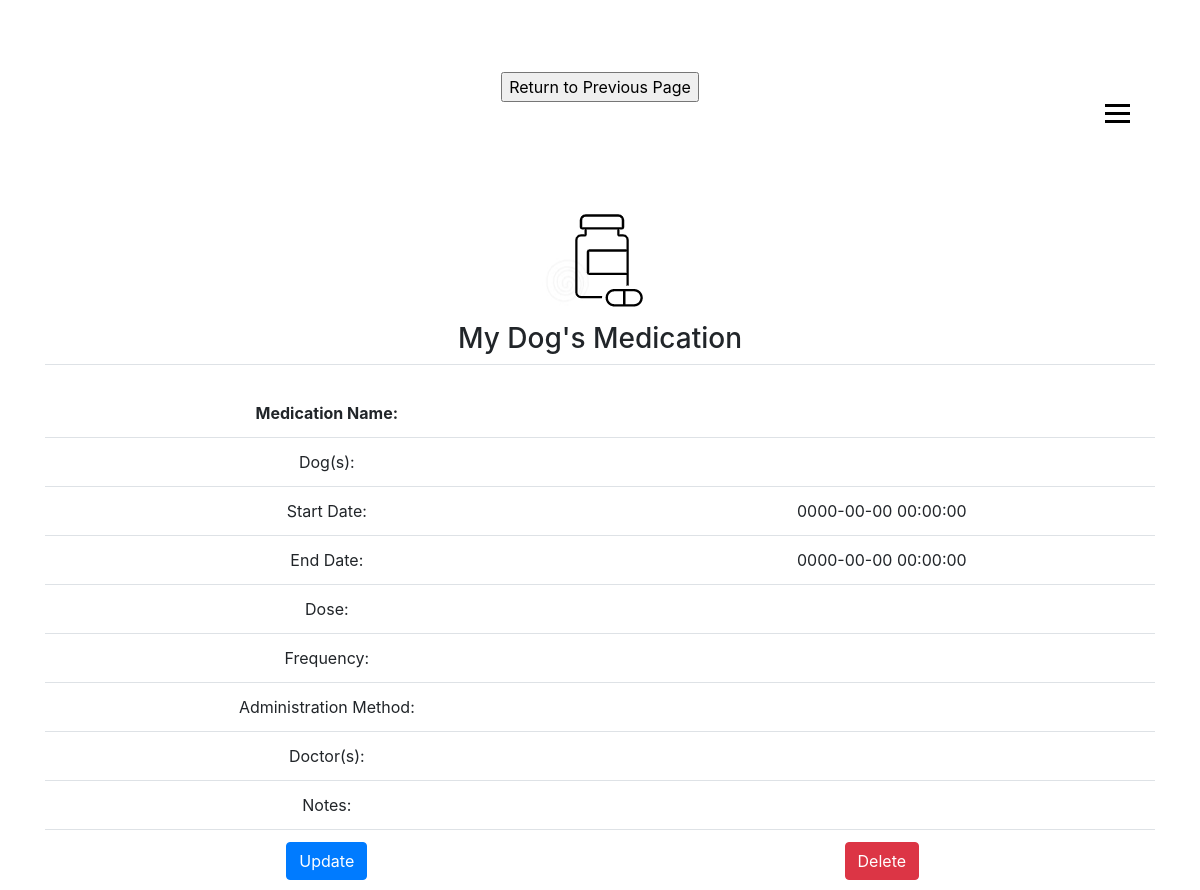
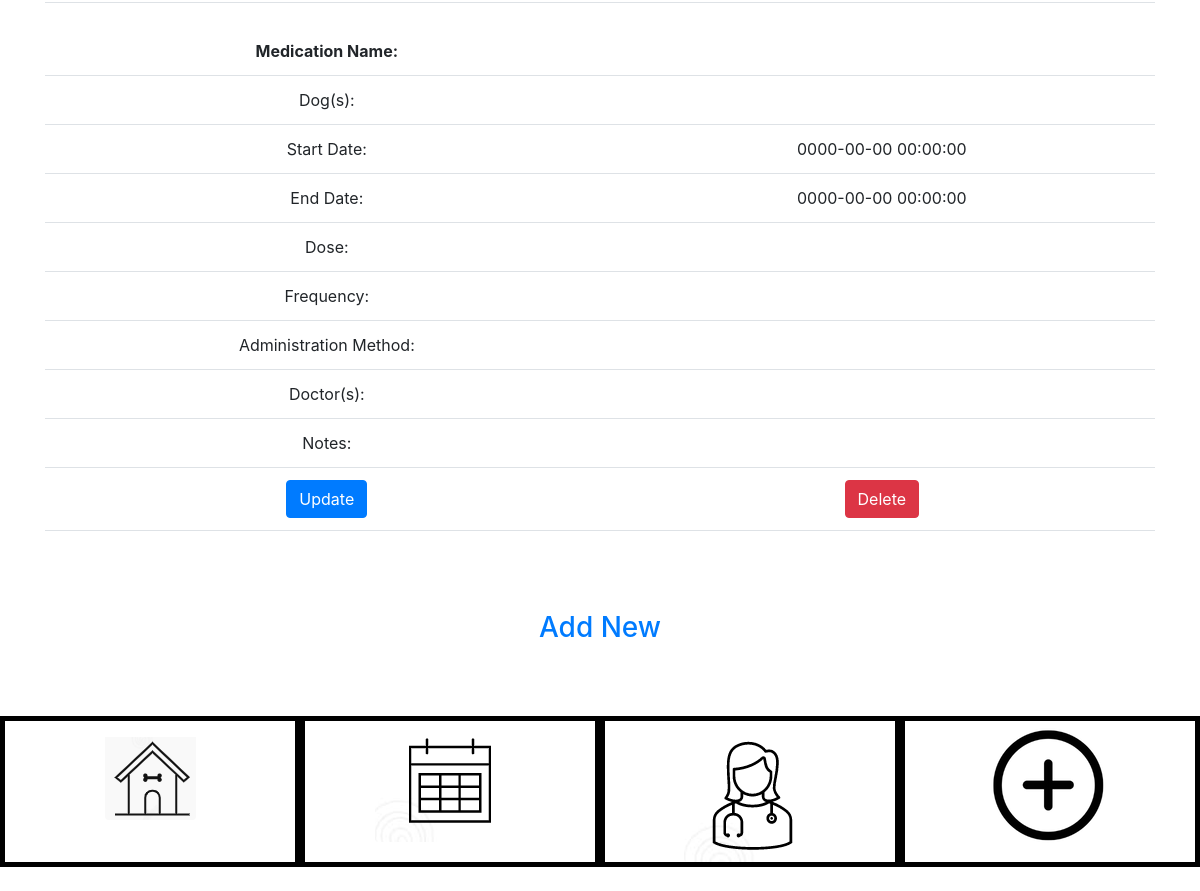
Page /medication-create.php on the earlier database version (2 pictures, top to bottom).
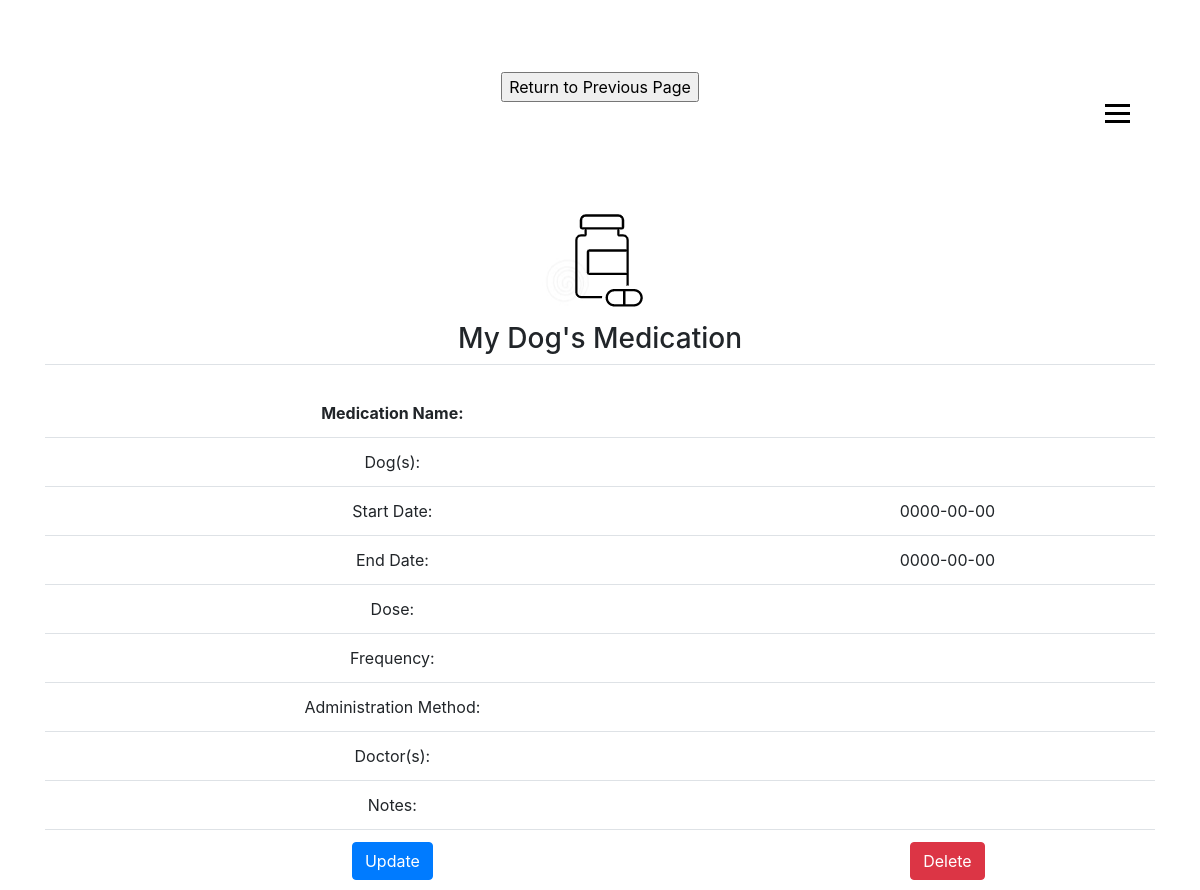
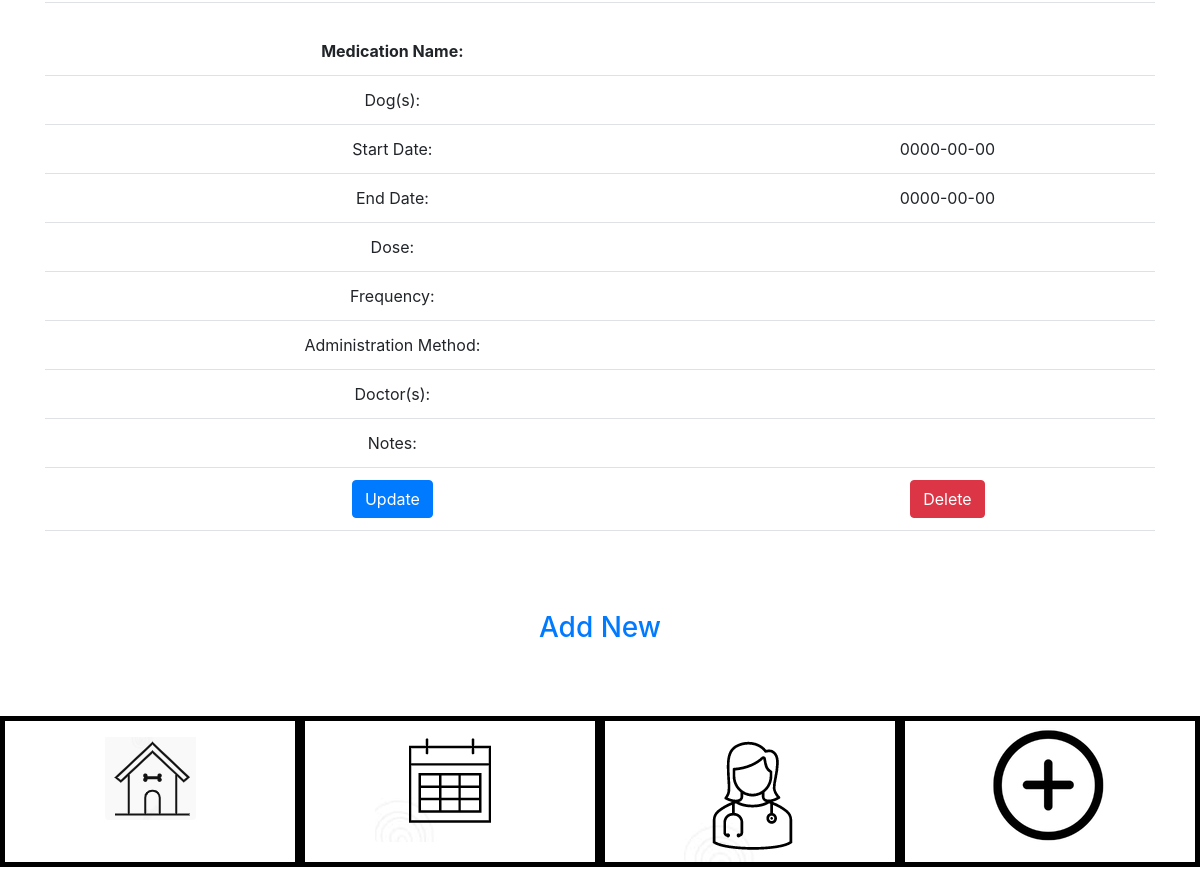
Same page on the later database version (2 pictures, top to bottom).
### tables this page shows
CREATE TABLE `tbl_medication` (
  `MedicationId` int(15) NOT NULL,
  `fldmedicationName` varchar(50) NOT NULL,
  `fldmedicationStartDate` date NOT NULL,
  `fldmedicationEndDate` date NOT NULL,
  `fldmedicationDose` varchar(50) NOT NULL,
  `fldmedicationFrequency` varchar(50) NOT NULL,
  `fldmedicationMethod` varchar(50) NOT NULL,
  `fldmedicationDoctor` varchar(50) NOT NULL,
  `fldmedicationNotes` varchar(150) NOT NULL,
  `fldmedicationDog` varchar(50) NOT NULL
);

### medication-read.php (the view, shortened to what this page needs)
<?php
include 'db.php';
  $sql = "select * from tbl_medication";
  $result = $conn->query($sql);
  while($row = $result->fetch_assoc()) {
    echo "<td><br><b> Medication Name:</td>";
    echo "<td><br><b>" . $row['fldmedicationName'] . "</td>";
    echo "<td>Dog(s): </td>";
    echo "<td>" . $row['fldmedicationDog'] . "</td>";
   echo "<td> Start Date:</td>";
    echo "<td>" . $row['fldmedicationStartDate'] . "</td>";
    echo "<td> End Date:</td>";
    echo "<td>" . $row['fldmedicationEndDate'] . "</td>";
    echo "<td> Dose:</td>";
    echo "<td>" . $row['fldmedicationDose'] . "</td>";
    echo "<td> Frequency:</td>";
    echo "<td>" . $row['fldmedicationFrequency'] . "</td>";
    echo "<td> Administration Method:</td>";
    echo "<td>" . $row['fldmedicationMethod'] . "</td>";
    echo "<td> Doctor(s):</td>";
    echo "<td>" . $row['fldmedicationDoctor'] . "</td>";
    echo "<td> Notes:</td>";
    echo "<td>" . $row['fldmedicationNotes'] . "</td>";
    echo '<td><a class="btn btn-primary" href="" role="button">Update</a></td>';
echo '<td><a class="btn btn-danger" href="" role="button">Delete</a></td>';
  }
?>

Differences in the rows shown:
removed tbl_medication: fldmedicationStartDate "0000-00-00 00:00:00", fldmedicationEndDate "0000-00-00 00:00:00"
removed tbl_medication: fldmedicationStartDate "0000-00-00 00:00:00", fldmedicationEndDate "0000-00-00 00:00:00"
added tbl_medication: fldmedicationStartDate "0000-00-00", fldmedicationEndDate "0000-00-00"
added tbl_medication: fldmedicationStartDate "0000-00-00", fldmedicationEndDate "0000-00-00"
